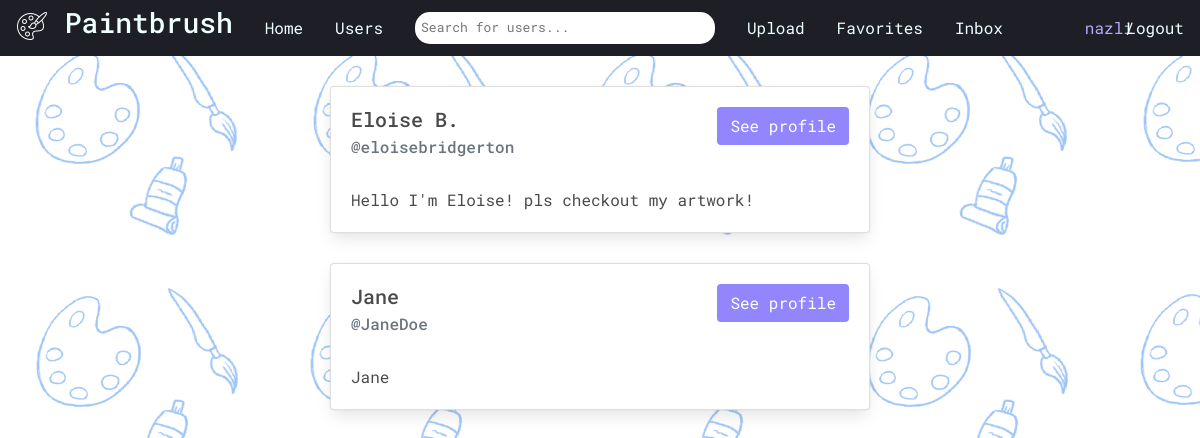
Before: /account/following/ (signed in) with the older database file.
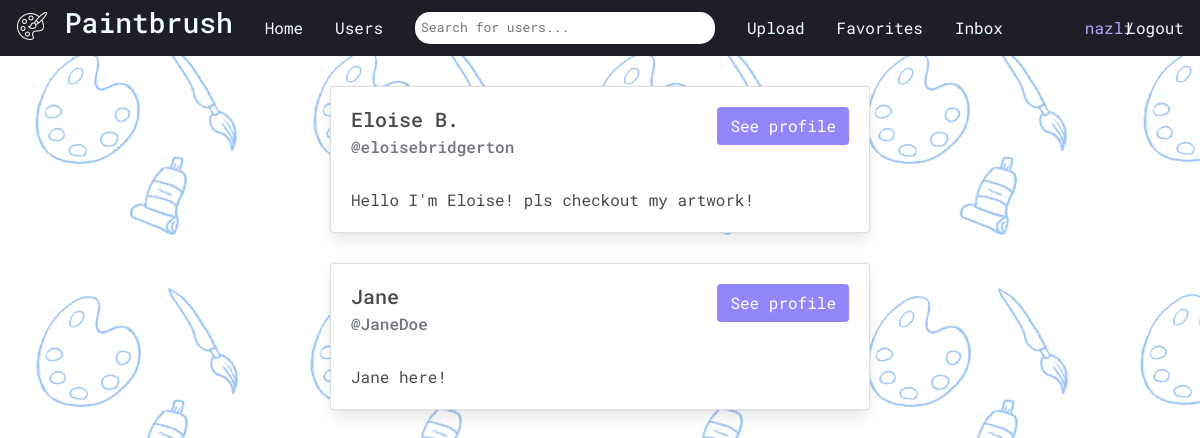
After: the same page with the newer database file.
### users/models.py (models this page shows, shortened)
class Profile(models.Model):
    user = models.OneToOneField(User, on_delete=models.CASCADE, related_name='profile', null=True, blank=True)
    name = models.CharField(max_length=200, blank=True, null=True)
    username = models.CharField(max_length=200, blank=True, null=True)
    email = models.EmailField(max_length=500, blank=True, null=True)
    bio = models.TextField(blank=True, null=True)
    profile_image = models.ImageField(null=True, blank=True, upload_to='profiles', default='defaultavatar.png')
    created = models.DateTimeField(auto_now_add=True)
    id = models.UUIDField(default=uuid.uuid4, unique=True, primary_key=True, editable=False)
    follows = models.ManyToManyField("self", related_name="followed_by", symmetrical=False, blank=True)

### users/views.py (the view)
# urls.py: path('account/following/', views.followlist, name="following"),
@login_required(login_url="login")
def followlist(request):
    profile = request.user.profile
    return render(request, "users/following.html", {'profile': profile})

### templates/users/following.html (shortened to what this page needs)
{% extends 'base.html' %}
{% block content %}
<div class= "container">
  <div class="row justify-content-center">
      <div class="col-6">
          {% for userprofile in profile.follows.all%}
          {% if userprofile.id != profile.id %}
          <div class="card" style="margin-top:30px; margin-bottom:30px;">
                  <div class="card-body">
                    <h5 class="card-title">{{userprofile.name}}
                      <a href="{% url 'profiles' userprofile.id %}" class="btn float-right">See profile</a>
                    </h5>
                    <h6 class="card-subtitle mb-2 text-muted">@{{userprofile.username}}</h6>
                    <br>
                    <p class="card-text">{{userprofile.bio}}</p>
                  </div>
          </div>
          {% endif %}
          {% endfor %}
      </div>
  </div>
</div>
{% endblock content %}

Changed rows visible on the page:
changed Profile "Jane": bio "Jane" → "Jane here!"
